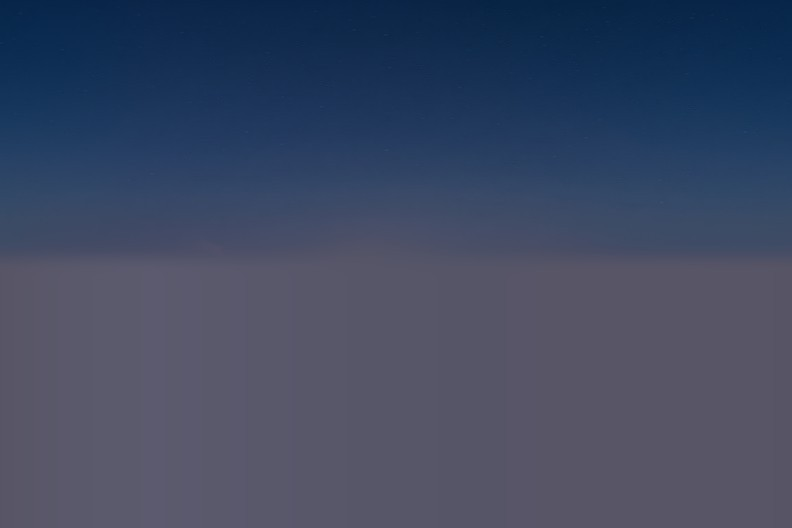
#> input picture app/ui/wx/city-clear-night-sky.jpg, 792 x 528 px, given in place of nature-clear-night-sky.jpg, which was not available
$ python split_night_stars.py --src ../app/ui/wx/city-clear-night-sky.jpg
#> lines starting #> are read from the running program, lines starting #| are printed output that depends on the picture; after the words box and inside, x2 and y2 are one past the last pixel; in counts of white or black regions, pixels touching at a corner belong together
#!/usr/bin/env python3
"""The stars of the photo weather themes' night skies, split off the photos: the app draws them itself (src/stars.rs),
standing nearly still while the clouds of the photo drift past and hide them.

For each night sky photo with stars (app/ui/wx/<theme>-<condition>-night-sky.jpg, a seamless 792 x 528 tile) it
  - finds the painted stars: small points clearly brighter than the median of their surroundings (an 11 px median of
    the luminance), compact (their light falls off within 2-3 px on every side, unlike the bright edges and streaks of
    clouds or the moon's glow) and well above the texture around them;
  - fills each star from its surroundings (that median, faded in over 1.5-3 px, more for the bright ones) and writes the
    photo back under the same name with the same JPEG quantisation and subsampling;
  - writes the star list next to it (<name>-stars.txt: x, y in tile pixels, the centre of pixel (i, j) being (i, j);
    b, the brightness above the sky, 0..1; k, 1 for a star that twinkles with a glow, 0 for a faint steady point);
  - for a photo with clouds, writes its cloud cover map (<name>-cover.png, 198 x 132 grey, one pixel per 4 x 4 tile
    pixels; 0 clear sky, 255 thick cloud): how far the softened brightness lies above the clear sky of its row.

The stars are taken off the original photos, so the tool refuses a photo that already has its star list unless the
originals are given with --src (e.g. extracted with `git show <commit>:app/ui/wx/<name>.jpg`).

usage: python tools/split_night_stars.py [--src DIR] [--preview DIR] [--check]
  --src DIR      read the original photos from DIR instead of app/ui/wx
  --preview DIR  write before / after crops (4x) and the found stars marked, to look at
  --check        only report what would be found and written (nothing in app/ui/wx changes)
"""
import argparse, collections, io, os, sys
import numpy as np
from PIL import Image, ImageDraw, ImageFilter
from PIL import JpegImagePlugin

HERE = os.path.dirname(os.path.abspath(__file__))
WX = os.path.join(HERE, "..", "app", "ui", "wx")

# (photo, has clouds): the night skies with painted stars (the rainy nights have none)
PHOTOS = [
    ("nature-clear-night", False), ("nature-cloudy-night", True), ("nature-snowy-night", True),
    ("countryside-clear-night", False), ("countryside-cloudy-night", True), ("countryside-snowy-night", True),
    ("city-clear-night", False), ("city-snowy-night", True),
]
W, H = 792, 528
SKY_ROWS = 272          # below this the photos only continue the horizon (the land covers it)
MEDIAN = 11             # the surroundings a star is measured against
MIN_EXCESS = 8.0        # levels above the surroundings a point needs to count as a star
MIN_SNR = 5.0           # ... and times the texture (robust deviation) around it
TWINKLE_MIN_B = 0.055   # the brightest stars twinkle with a glow (as the page's own overlay did), at most
TWINKLE_MAX = 110       # this many of them; the fainter ones stay steady points
B_SCALE = 1 / 1.055     # the overlay's lists measured the brightness a little lower (on average by this, over the 220
                        # stars of the clear nights found in both): kept, so the stars keep their look
COVER_SCALE = 4         # cover map: one pixel per 4 x 4 tile pixels
COVER_FROM, COVER_TO = 2.0, 22.0   # levels above the row's clear sky: from no cover to thick cloud


# a star: its brightest pixel, its excess over the surroundings, its centre of light, the columns of its dash
Star = collections.namedtuple("Star", "x y e0 cx cy x0 x1")


def lum(a):
    return a[..., 0] * 0.299 + a[..., 1] * 0.587 + a[..., 2] * 0.114


def median_rgb(img, size=MEDIAN):
    """The median of every channel (the sky without its points), as floats."""
    return np.asarray(img.filter(ImageFilter.MedianFilter(size))).astype(np.float32)


# [17 lines left out: functions blob, close, not called in this run]


def find_stars(a, bg):
    """The stars of a photo (float RGB) against its median `bg`, brightest first."""
    ex = lum(a) - lum(bg)
    h, w = ex.shape
    p = np.pad(ex, 1, mode="edge")
    neigh = np.stack([p[1 + dy:1 + dy + h, 1 + dx:1 + dx + w] for dy in (-1, 0, 1) for dx in (-1, 0, 1) if dy or dx])
    peaks = (ex >= neigh.max(0)) & (ex >= MIN_EXCESS)
    peaks[SKY_ROWS:] = False
    yy, xx = np.mgrid[-5:6, -5:6]
    d = np.hypot(yy, xx)
    ring3 = (d >= 2.5) & (d < 3.6)
    near = d <= 5.0
    pe = np.pad(ex, 8, mode="wrap")
    found = []
    for y, x in sorted(zip(*np.nonzero(peaks)), key=lambda q: -ex[q]):
        e0 = ex[y, x]
        win = pe[y + 3:y + 14, x + 3:x + 14]
        # compact: a point or a short sideways dash (many of the photos' stars are), little light 3 px away on
        # average, no dark shapes close by (birds; a bright star has a slightly dark JPEG ring of its own)
        half = blob((win > 0.5 * e0) & near)
        rows, cols = np.nonzero(half)
        if half.sum() > 10 or np.ptp(rows) > 2 or np.ptp(cols) > 6 or win[ring3].mean() > 0.15 * e0:
            continue
        if np.percentile(win[near], 10) < -0.4 * e0 - 3 or win[near].min() < -10 - 0.15 * e0:
            continue
        # well above the texture around it (cloud edges are textured, the night sky is not)
        out = pe[y:y + 17, x:x + 17]
        sig = 1.4826 * np.median(np.abs(out - np.median(out)))
        if e0 < MIN_SNR * max(sig, 0.8):
            continue
        # one star per point (a star two pixels big has two peaks; the tile's columns wrap round)
        if any(close(f, x, y) for f in found):
            continue
        c = np.clip(pe[y + 7:y + 10, x + 7:x + 10], 0, None)
        cy, cx = np.mgrid[-1:2, -1:2]
        s = c.sum()
        found.append(Star(int(x), int(y), float(e0), x + float((c * cx).sum() / s), y + float((c * cy).sum() / s),
                          int(x + cols.min() - 5), int(x + cols.max() - 5)))
    return found


def split(a, like):
    """All stars of a photo (float RGB), brightest first, and the photo without them. A star close to a brighter one
    only passes the tests once that one is gone, and a faint one at the edge of the tests may pass them only in the
    written JPEG (`like`'s quantisation), so the search runs again on the filled photo and on it as written until
    neither has a star left."""
    stars, cur = [], a
    for _ in range(10):
        bg = median_rgb(to_image(cur))
        new = find_stars(cur, bg)
        written = Image.open(io.BytesIO(save_jpeg(cur, like, None))).convert("RGB")
        for s in find_stars(np.asarray(written).astype(np.float32), median_rgb(written)):
            if not any(close(n, s.x, s.y) for n in new):
                new.append(s._replace(e0=max(MIN_EXCESS, float(lum(cur[s.y, s.x]) - lum(bg[s.y, s.x])))))
        if not new:
            break
        cur = fill(cur, bg, median_rgb(to_image(cur), 2 * MEDIAN - 1), new)
        stars += new
    return sorted(stars, key=lambda s: -s.e0), cur


def to_image(a):
    return Image.fromarray(np.clip(a + 0.5, 0, 255).astype(np.uint8))


# [16 lines left out: function fill, not called in this run]


def cover_map(a):
    """0 clear .. 255 thick cloud, one pixel per 4 x 4: the softened luminance above the clear sky of its row."""
    img = to_image(a)
    # soften across the tile's seam too: three tiles side by side
    wide = Image.new("RGB", (W * 3, H))
    for i in range(3):
        wide.paste(img, (i * W, 0))
    y = lum(np.asarray(wide.filter(ImageFilter.GaussianBlur(5))).astype(np.float32))[:, W:2 * W]
    clear = np.percentile(y, 4, axis=1)
    # the clear level of a row changes smoothly down the sky
    k = np.ones(31) / 31
    clear = np.convolve(np.pad(clear, 15, mode="edge"), k, mode="valid")
    c = np.clip((y - clear[:, None] - COVER_FROM) / (COVER_TO - COVER_FROM), 0, 1)
    c = c * c * (3 - 2 * c)
    small = c.reshape(H // COVER_SCALE, COVER_SCALE, W // COVER_SCALE, COVER_SCALE).mean(axis=(1, 3))
    return np.clip(small * 255 + 0.5, 0, 255).astype(np.uint8)


def save_jpeg(arr, like, path):
    """Saves `arr` as a JPEG with the quantisation tables and the subsampling of the original `like`."""
    img = to_image(arr)
    buf = io.BytesIO()
    img.save(buf, "JPEG", qtables=like.quantization, subsampling=JpegImagePlugin.get_sampling(like), optimize=True)
    data = buf.getvalue()
    if path:
        with open(path, "wb") as f:
            f.write(data)
    return data


def twinkles(i, s):
    """The i-th brightest star twinkles with a glow (as the page's own overlay did), or is a steady point."""
    return i < TWINKLE_MAX and s.e0 / 255 * B_SCALE >= TWINKLE_MIN_B


def star_list(name, stars):
    """The star list's text: brightest first; the first ones (up to TWINKLE_MAX, b >= TWINKLE_MIN_B) twinkle."""
    lines = [f"# {name}-sky.jpg: its stars, split off by tools/split_night_stars.py",
             "# x y (tile pixels, the centre of pixel (i, j) is (i, j)), b (brightness above the sky, 0..1), "
             "k (1 twinkles with a glow, 0 a steady point)"]
    for i, s in enumerate(stars):
        b = s.e0 / 255 * B_SCALE
        k = 1 if twinkles(i, s) else 0
        # (a star at the tile's seam: its column on the tile)
        lines.append(f"{round(s.cx, 1) % W:.1f} {s.cy:.1f} {b:.3f} {k}")
    return "\n".join(lines) + "\n"


# [28 lines left out: function preview, not called in this run]


def main():
    ap = argparse.ArgumentParser(description=__doc__.split("\n")[0])
    ap.add_argument("--src")
    ap.add_argument("--preview")
    ap.add_argument("--check", action="store_true")
    args = ap.parse_args()
    for name, cloudy in PHOTOS:
        photo = os.path.join(WX, f"{name}-sky.jpg")
        stars_path = os.path.join(WX, f"{name}-stars.txt")
        cover_path = os.path.join(WX, f"{name}-cover.png")
        src = os.path.join(args.src, f"{name}-sky.jpg") if args.src else photo
        if not args.src and os.path.exists(stars_path) and not args.check:
            sys.exit(f"{name}: its stars are split off already ({stars_path}); give the original photos with --src")
        orig = Image.open(src)
#> orig is the input picture: PIL image 792x528 RGB; mean R, G, B 62.7, 72.7, 98.3
        rgb = orig.convert("RGB")
        a = np.asarray(rgb).astype(np.float32)
        stars, after = split(a, orig)
#> in split, `stars, cur = [], a`: stars = []
#> in lum, `return a[..., 0] * 0.299 + a[..., 1] * 0.587 + a[..., 2] * 0.114`:
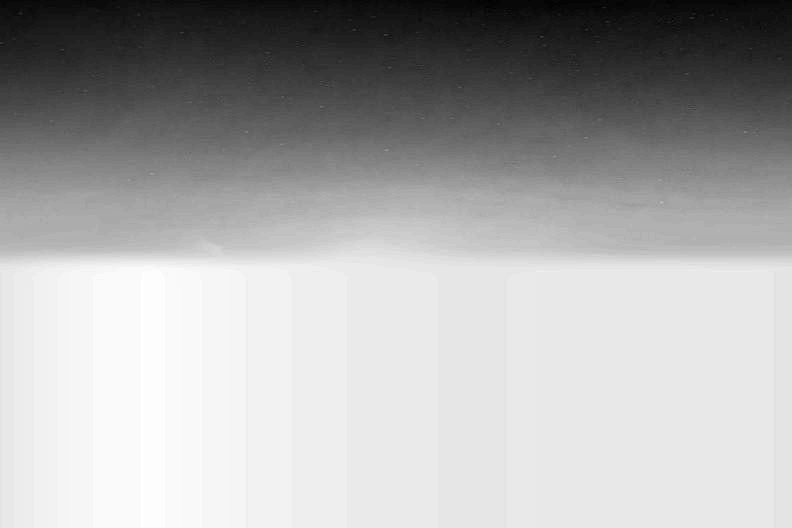
#> returned value: shape (528, 792) float32; min 29.98, max 93.35, mean 72.6; drawn with min black and max white
#> in find_stars, `ex = lum(a) - lum(bg)`:
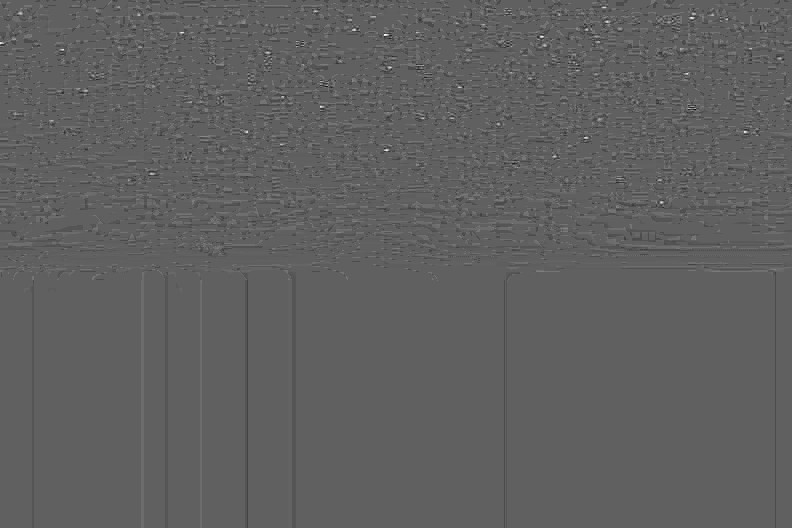
#> ex: shape (528, 792) float32; min -4.89, max 8, mean -0.00394; drawn with min black and max white
#> in find_stars, `peaks = (ex >= neigh.max(0)) & (ex >= MIN_EXCESS)`: peaks: shape (528, 792) bool; every value is 0
#> stars = []
        data = save_jpeg(after, orig, None)
        written = np.asarray(Image.open(io.BytesIO(data)).convert("RGB")).astype(np.float32)
        left = find_stars(written, median_rgb(Image.open(io.BytesIO(data)).convert("RGB")))
#> left = []
        cover = cover_map(written) if cloudy else None
        twinkle = sum(1 for i, s in enumerate(stars) if twinkles(i, s))
#> twinkle = 0
        change = np.abs(written - a).max(axis=2)
#> change: shape (528, 792) float32; every value is 0
        far = np.ones(change.shape, bool)
        for s in stars:
            far[max(0, s.y - 5):s.y + 6, max(0, s.x0 - 5):s.x1 + 6] = False
#> this loop made 0 passes
#> far: shape (528, 792) bool; every value is 1
        line = (f"{name}: {len(stars)} stars ({twinkle} twinkle), {len(left)} found again in the written photo; away from "
                f"the stars it changed by at most {change[far].max():.0f} levels (mean {change[far].mean():.2f}); "
                f"{os.path.getsize(src)} -> {len(data)} bytes")
        if cover is not None:
            at = [cover[int(s.cy) // COVER_SCALE, int(s.cx) // COVER_SCALE] for s in stars]
            line += f"; cover: clear (< 32) over {100 * (cover < 32).mean():.0f} % of the sky"
            line += f", median {np.median(at):.0f} at its stars" if at else ""
        print(line)
#| nature-clear-night: 0 stars (0 twinkle), 0 found again in the written photo; away from the stars it changed by at most 0 levels (mean 0.00); 10371 -> 10382 bytes
        if args.preview:
            preview(name, a, written, stars, cover, args.preview)
        if args.check:
            continue
        with open(photo, "wb") as f:
            f.write(data)
        with open(stars_path, "w") as f:
            f.write(star_list(name, stars))
#> after the loop in star_list, `for i, s in enumerate(stars):`: lines = 2 items
        if cover is not None:
            Image.fromarray(cover).save(cover_path, optimize=True)
#> pass 2 of the loop in main, `for name, cloudy in PHOTOS:`:
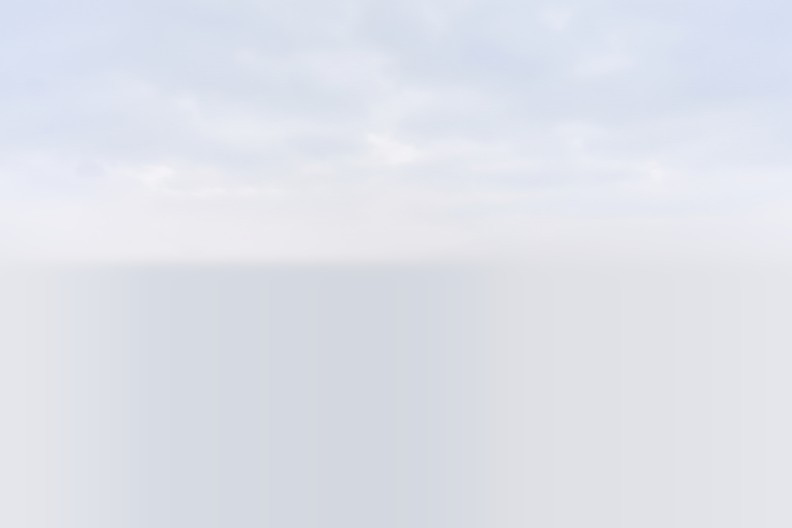
#> input picture app/ui/wx/city-snow-sky.jpg, 792 x 528 px, given in place of nature-cloudy-night-sky.jpg, which was not available
#> in main, orig is the input picture: PIL image 792x528 RGB; mean R, G, B 222.5, 225.6, 234.2
#> after the loop in cover_map, `for i in range(3):`:
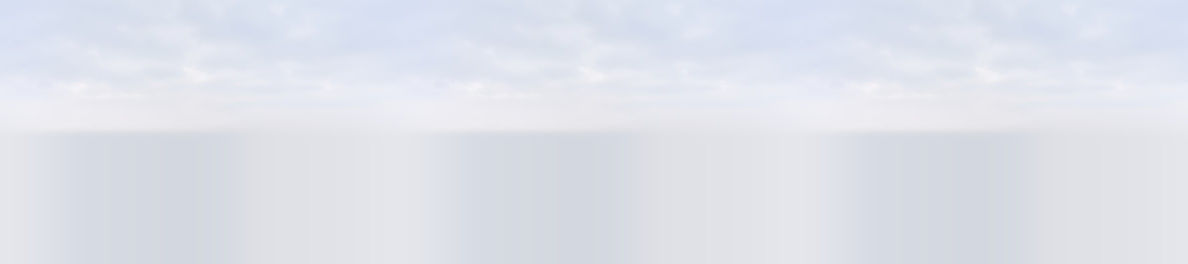
#> wide: PIL image 2376x528 RGB (shown at 1/2 size); mean R, G, B 222.5, 225.6, 234.2
#> in cover_map, `clear = np.percentile(y, 4, axis=1)`: clear = 528 values, max 231.9 at index 230, min 214.8 at index 278, mean 220.3
#> in cover_map, `clear = np.convolve(np.pad(clear, 15, mode="edge"), k, mode="valid")`: clear = 528 values, max 231.1 at index 199, min 214.8 at index 293, mean 220.3
#> in main, `change = np.abs(written - a).max(axis=2)`:
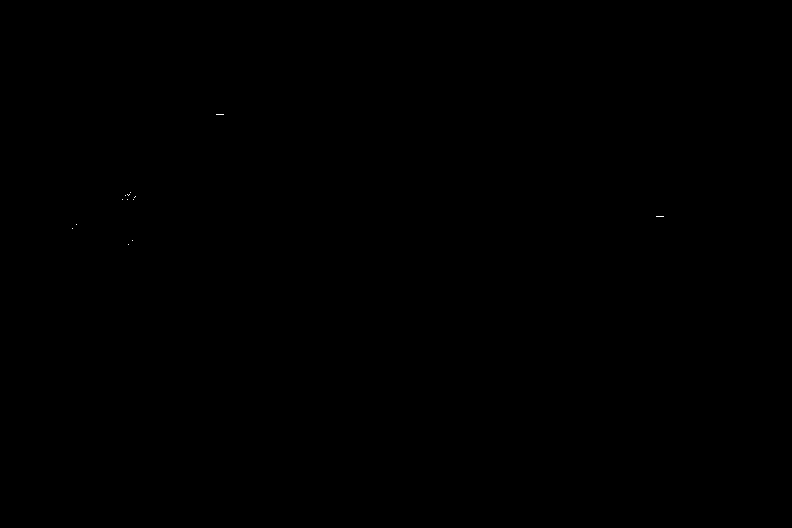
#> change: shape (528, 792) float32; values 0 (black) and 1 (white), 0.01% white in thin lines or dots, all inside (x1, y1, x2, y2) = (72, 114, 664, 245)
#> at = []
#| nature-cloudy-night: 0 stars (0 twinkle), 0 found again in the written photo; away from the stars it changed by at most 1 levels (mean 0.00); 10462 -> 10466 bytes; cover: clear (< 32) over 66 % of the sky


if __name__ == "__main__":
#> (the run stopped early here; a loop or call above may not have finished)
